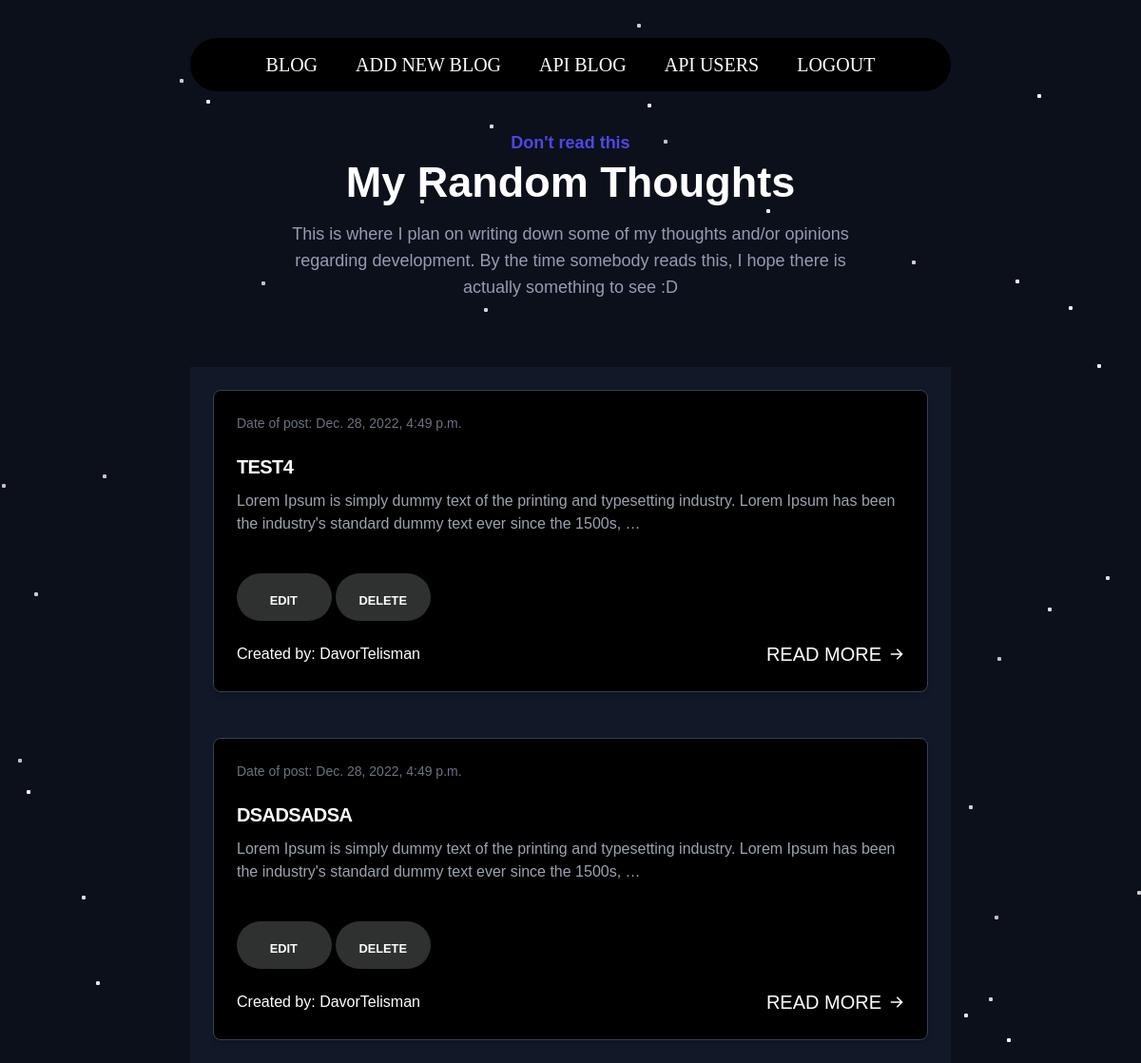
/blog/ (signed in), run on the app's committed database.
### api/models.py (models this page shows, shortened)
class Post(models.Model):
    created = models.DateTimeField(auto_now_add=True)
    title = models.CharField(max_length=100, blank=True, default='')
    body = models.TextField(blank=True, default='')
    owner = models.ForeignKey('auth.User', related_name='posts', on_delete=models.CASCADE)
    category = models.ForeignKey(Category, related_name='category',null=True,on_delete=models.CASCADE)
    class Meta:
        ordering = ['created']

### api/views.py (the view)
# urls.py: path('blog/', include('django.contrib.auth.urls')),
def blog(request):
    blog_post= Post.objects.all()
    context = {
        'blog_post': blog_post,
    }
    return render(request, 'blog.html', context)

### templates/blog.html (shortened to what this page needs)
{% load static %}
{% if user.is_authenticated %}
<link rel="stylesheet" type="text/css" href="{% static 'assets/css/blog.css' %}">
<link rel="stylesheet" type="text/css" href="{% static 'assets/css/navbar.css' %}">
<link rel="stylesheet" type="text/css" href="{% static 'assets/css/bggraound.css' %}">
<body class="bg-gray-900" data-new-gr-c-s-check-loaded="14.1089.0" data-gr-ext-installed="">
    <link rel="stylesheet" href="https://cdnjs.cloudflare.com/ajax/libs/font-awesome/6.2.0/css/all.min.css" />
   <div class="justify-center p-0 max-w-[800px] m-auto">
        <nav class="navbar">
            <ul>
                <li><a href="{% url 'blog' %}">Blog</a></li>
                <li><a href="{% url 'add_blog' %}" >Add new blog</a></li>
                <li><a href="{% url 'api_posts' %}" target="_blank">API Blog</a></li>
                <li><a href="{% url 'api_users' %}" target="_blank">API Users</a></li>
                <li><a href="{% url 'logout' %}">Logout</a></li>
            </ul>
        </nav>
   </div>
{% block content %}
    <section id="blog" class="pt-[40px]">
        <div class="container">
            <div class="flex flex-wrap mx-[-16px] overflow-x-hidden">
                <div class="w-full px-4">
                    <div class="max-w-[600px] mx-auto text-center mb-[70px]">
                        <span class="font-semibold text-lg text-primary block mb-2" data-projection-id="13" style="opacity: 1; transform: none;">Don't read this</span>
                        <h2 class="font-bold text-white text-3xl sm:text-4xl md:text-[45px] mb-5" data-projection-id="14" style="opacity: 1; transform: none;">My Random Thoughts</h2>
                        <p class="font-medium text-lg text-body-color" data-projection-id="15" style="opacity: 1; transform: none;">This is where I plan on writing down some of my thoughts and/or opinions regarding development. By the time somebody reads this, I hope there is actually something to see :D</p>
                    </div>
                </div>
            </div>
            <div class="justify-center p-0 max-w-[800px] m-auto">
                {% for blog in blog_post %}
                <section class="bg-gray-900" data-projection-id="16" style="opacity: 1;">
                    <div class="py-6 px-4 mx-auto lg:px-6">
                        <div class="grid gap-8 lg:grid-cols-1">
                            <article class="p-6 rounded-lg border shadow-md bg-gray-800 border-gray-700">
                                <div class="flex justify-between items-center mb-5 text-gray-500">
                                    <span class="text-sm">Date of post: {{ blog.created }}</span>
                                </div>
                                <h2 class="hover-underline-animation mb-2 text-2xl font-bold tracking-tight text-white">
                                    <a href="{% url 'blog_detail' blog.pk %}">{{ blog.title }}</a>
                                </h2>
                                        <p class="mb-5 font-light text-gray-400">{{ blog.body|safe|truncatewords:25 }}</p>
                                        {% if user.id == blog.owner.id %}
                                            <button id="neonShadow">  <a href="{% url 'update_blog' blog.pk %}"><span>Edit</span></a></button>
                                            <button id="neonShadow">  <a href="{% url 'delete_blog' blog.pk %}"><span>Delete</span></a></button>
                                        {% endif %}
                                <div class="flex justify-between items-center">
                                    <div class="flex items-center space-x-4">
                                        <span class="font-medium text-white">Created by: {{ blog.owner }}</span>
                                    </div>
                                    <a class="inline-flex-important items-center font-medium text-white hover-underline-animation" href="{% url 'blog_detail' blog.pk %}">Read more
                                        <svg class="ml-2 w-4 h-4" fill="currentColor" viewBox="0 0 20 20" xmlns="http://www.w3.org/2000/svg">
                                            <path fill-rule="evenodd" d="M10.293 3.293a1 1 0 011.414 0l6 6a1 1 0 010 1.414l-6 6a1 1 0 01-1.414-1.414L14.586 11H3a1 1 0 110-2h11.586l-4.293-4.293a1 1 0 010-1.414z" clip-rule="evenodd"></path>
                                        </svg>
                                    </a>
                                </div>
                            </article>
                        </div>
                    </div>
                </section>
                {% endfor %}
            </div>
        </div>
    </section>
{% endblock %}
    <div class="bg">
        <div class="star-field">
            <div class="layer"></div>
            <div class="layer"></div>
            <div class="layer"></div>
        </div>
    </div>
{% endif %}

### static/assets/css/navbar.css (style rules this page uses)
.navbar { height:7vh; margin-top:5%; border-radius:50px; display: flex; align-items: center; justify-content: center; font-family: verdana; background-color:black; }
ul { padding: 0; display: flex; }
li { list-style-type: none; padding: 10px 20px; }
a { text-decoration: none; text-transform: uppercase; font-size: 20px; color: white; position: relative; }
ul li a:before { content: ""; width: 0; height: 5px; background-color: #00bcd4; position: absolute; top: 120%; left: 0; transition: all 0.5s; }
ul li a:after { content: ""; width: 0; height: 5px; background-color: #f0f; position: absolute; top: 120%; right: 0; transition: all 0.5s; }

### static/assets/css/bggraound.css (style rules this page uses)
.bg { background: url(https://i.ibb.co/87GbbFP/2799006.jpg) no-repeat; background-size: cover; height: 100%; width: 100%; position: fixed; top: 0; left: 0; z-index: -3; }
.bg:before { content: ""; width: 100%; height: 100%; background: #000; position: fixed; z-index: -1; top: 0; left: 0; opacity: 0.3; }
.star-field { position: fixed; top: 0; left: 0; width: 100%; height: 100%; perspective: 600px; -webkit-perspective: 600px; z-index: -1; }
.star-field .layer { box-shadow: -411px -476px #cccccc, 777px -407px #d4d4d4, -387px -477px #fcfcfc, -91px -235px #d4d4d4, 491px -460px #f7f7f7, 892px -128px #f7f7f7, 758px -277px #ededed, 596px 378px #cccccc, 647px 423px whitesmoke, 183px 389px #c7c7c7, 524px -237px #f0f0f0, 679px -535px #e3e3e3, 158px 399px #ededed, 157px 249px #ededed, 81px -450px #ebebeb, 719px -360px #c2c2c2, -499px 473px #e8e8e8, -158px -349px #d4d4d4, 870px -134px #cfcfcf, 446px 404px #c2c2c2, 440px 490px #d4d4d4, 414px 507px #e6e6e6, -12px 246px #fcfcfc, -384px 369px #e3e3e3, 641px -413px #fcfcfc, 822px 516px #dbdbdb, 449px 132px #c2c2c2, 727px 146px #f7f7f7, -315px -488px #e6e6e6, 952px -70px #e3e3e3, -869px -29px #dbdbdb, 502px 80px #dedede, 764px 342px #e0e0e0, -150px -380px #dbdbdb, 654px -426px #e3e3e3, -325px -263px #c2c2c2, 755px -447px #c7c7c7, 729px -177px #c2c2c2, -682px -391px #e6e6e6, 554px -176px #ededed, -85px -428px #d9d9d9, 714px 55px #e8e8e8, 359px -285px #cfcfcf, -362px -508px #dedede, 468px -265px #fcfcfc, 74px -500px #c7c7c7, -514px 383px #dbdbdb, 730px -92px #cfcfcf, -112px 287px #c9c9c9, -853px 79px #d6d6d6, 828px 475px #d6d6d6, -681px 13px #fafafa, -176px 209px #f0f0f0, 758px 457px #fafafa, -383px -454px #ededed, 813px 179px #d1d1d1, 608px 98px whitesmoke, -860px -65px #c4c4c4, -572px 272px #f7f7f7, 459px 533px #fcfcfc, 624px -481px #e6e6e6, 790px 477px #dedede, 731px -403px #ededed, 70px -534px #cccccc, -23px 510px #cfcfcf, -652px -237px whitesmoke, -690px 367px #d1d1d1, 810px 536px #d1d1d1, 774px 293px #c9c9c9, -362px 97px #c2c2c2, 563px 47px #dedede, 313px 475px #e0e0e0, 839px -491px #e3e3e3, -217px 377px #d4d4d4, -581px 239px #c2c2c2, -857px 72px #cccccc, -23px 340px #dedede, -837px 246px white, 170px -502px #cfcfcf, 822px -443px #e0e0e0, 795px 497px #e0e0e0, -814px -337px #cfcfcf, 206px -339px #f2f2f2, -779px 108px #e6e6e6, 808px 2px #d4d4d4, 665px 41px #d4d4d4, -564px 64px #cccccc, -380px 74px #cfcfcf, -369px -60px #f7f7f7, 47px -495px #e3e3e3, -383px 368px #f7f7f7, 419px 288px #d1d1d1, -598px -50px #c2c2c2, -833px 187px #c4c4c4, 378px 325px whitesmoke, -703px 375px #d6d6d6, 392px 520px #d9d9d9, -492px -60px #c4c4c4, 759px 288px #ebebeb, 98px -412px #c4c4c4, -911px -277px #c9c9c9; transform-style: preserve-3d; position: absolute; top: 50%; left: 50%; height: 4px; width: 4px; border-radius: 2px; }
.star-field .layer:nth-child(1) { animation: sf-fly-by-1 5s linear infinite; }
.star-field .layer:nth-child(2) { animation: sf-fly-by-2 5s linear infinite; }
.star-field .layer:nth-child(3) { animation: sf-fly-by-3 5s linear infinite; }

### data on the page
Post: created "Dec. 28, 2022, 4:49 p.m.", title "TEST4", body "Lorem Ipsum is simply dummy text of the printing and typesetting industry. Lorem Ipsum has been the industry's standard dummy text ever since the 1500s, …", shows "EDIT", owner "DavorTelisman"
Post: created "Dec. 28, 2022, 4:49 p.m.", title "DSADSADSA", body "Lorem Ipsum is simply dummy text of the printing and typesetting industry. Lorem Ipsum has been the industry's standard dummy text ever since the 1500s, …", shows "EDIT", owner "DavorTelisman"
